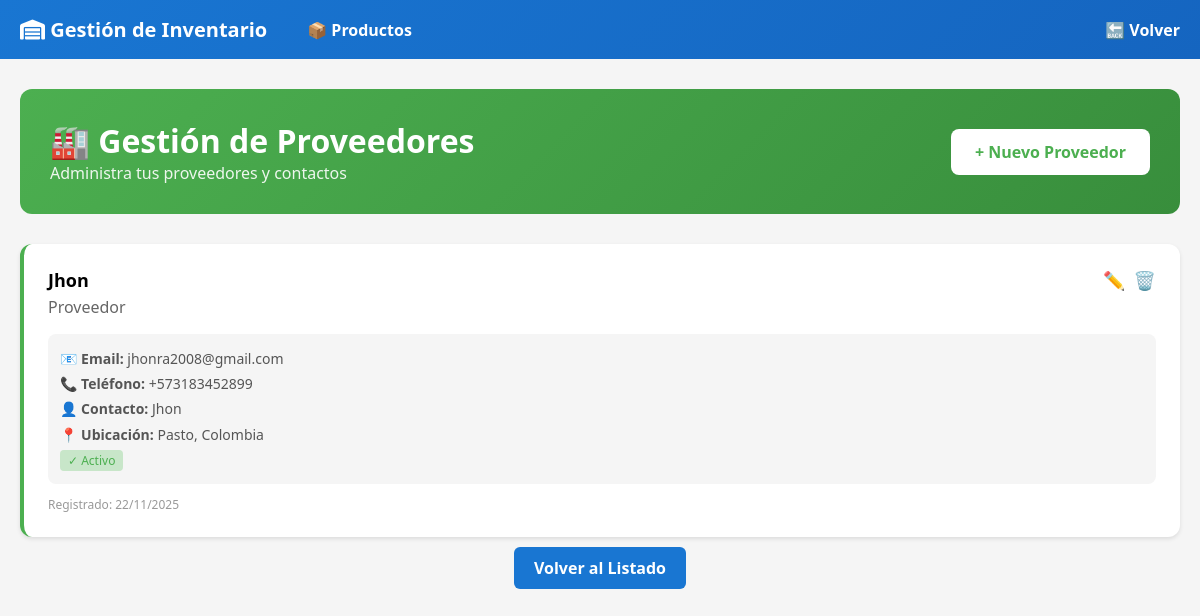
Screenshot of /productos/proveedores/ with the database file from the repository.
### inventario/models.py (models this page shows, shortened)
class Proveedor(models.Model):
    nombre = models.CharField(max_length=150, verbose_name='Nombre del Proveedor')
    contacto = models.CharField(max_length=100, verbose_name='Contacto')
    email = models.EmailField(verbose_name='Correo Electrónico')
    telefono = models.CharField(max_length=20, verbose_name='Teléfono')
    direccion = models.TextField(verbose_name='Dirección')
    ciudad = models.CharField(max_length=100, verbose_name='Ciudad')
    pais = models.CharField(max_length=100, verbose_name='País')
    activo = models.BooleanField(default=True, verbose_name='Activo')
    fecha_registro = models.DateTimeField(auto_now_add=True, verbose_name='Fecha de Registro')
    class Meta:
        verbose_name = 'Proveedor'
        verbose_name_plural = 'Proveedores'
        ordering = ['nombre']

### inventario/views.py (the view)
# urls.py: path('proveedores/', ProveedorListView.as_view(), name='proveedor_list'),
class ProveedorListView(ListView):
    model = Proveedor
    template_name = 'inventario/proveedor_list.html'
    context_object_name = 'proveedores'

### inventario/templates/inventario/proveedor_list.html (shortened to what this page needs)
{% extends "inventario/base.html" %}
{% block content %}
<div style="background: linear-gradient(135deg, #4CAF50 0%, #388E3C 100%); color: white; padding: 30px; border-radius: 12px; margin-bottom: 30px;">
    <div style="display: flex; justify-content: space-between; align-items: center;">
        <div>
            <h1 style="font-size: 32px; font-weight: 700;">🏭 Gestión de Proveedores</h1>
            <p style="opacity: 0.9;">Administra tus proveedores y contactos</p>
        </div>
        <a href="{% url 'inventario:proveedor_crear' %}" style="background: white; color: #4CAF50; padding: 12px 24px; border-radius: 8px; text-decoration: none; font-weight: 600;">+ Nuevo Proveedor</a>
    </div>
</div>
{% if proveedores %}
<div style="display: grid; grid-template-columns: repeat(auto-fit, minmax(350px, 1fr)); gap: 20px;">
{% for proveedor in proveedores %}
<div style="background: white; padding: 24px; border-radius: 12px; box-shadow: 0 2px 4px rgba(0,0,0,0.1); border-left: 4px solid #4CAF50;">
    <div style="display: flex; justify-content: space-between; align-items: start; margin-bottom: 16px;">
        <div>
            <h3 style="font-size: 18px; font-weight: 700; margin: 0 0 4px 0;">{{ proveedor.nombre }}</h3>
            <p style="color: #666; margin: 0;">{{ proveedor.cargo|default:'Proveedor' }}</p>
        </div>
        <div style="display: flex; gap: 8px;">
            <a href="{% url 'inventario:proveedor_editar' proveedor.pk %}" style="color: #FF9800; text-decoration: none; font-size: 18px;">✏️</a>
            <a href="{% url 'inventario:proveedor_eliminar' proveedor.pk %}" style="color: #E05555; text-decoration: none; font-size: 18px;">🗑️</a>
        </div>
    </div>
    <div style="background: #F5F5F5; padding: 12px; border-radius: 8px; font-size: 14px; line-height: 1.8; color: #555;">
        <p style="margin: 0;"><strong>📧 Email:</strong> {{ proveedor.email }}</p>
        <p style="margin: 0;"><strong>📞 Teléfono:</strong> {{ proveedor.telefono }}</p>
        <p style="margin: 0;"><strong>👤 Contacto:</strong> {{ proveedor.contacto }}</p>
        <p style="margin: 0;"><strong>📍 Ubicación:</strong> {{ proveedor.ciudad }}, {{ proveedor.pais }}</p>
        <p style="margin: 0;">
            {% if proveedor.activo %}
            <span style="background: #C8E6C9; color: #4CAF50; padding: 2px 8px; border-radius: 4px; font-size: 12px;">✓ Activo</span>
            {% else %}
            <span style="background: #F5F5F5; color: #999; padding: 2px 8px; border-radius: 4px; font-size: 12px;">✗ Inactivo</span>
            {% endif %}
        </p>
    </div>
    <p style="margin: 12px 0 0 0; color: #999; font-size: 12px;">Registrado: {{ proveedor.fecha_registro|date:'d/m/Y' }}</p>
</div>
{% endfor %}
</div>
{% endif %}
<div style="margin-top: 20px; text-align: center;">
    <a href="{% url 'inventario:listado' %}?rol={{ rol }}" style="background: #1976D2; color: white; padding: 10px 20px; border-radius: 6px; text-decoration: none; font-weight: 600;">Volver al Listado</a>
</div>
{% endblock %}

### inventario/templates/inventario/base.html (style rules this page uses)
* { margin: 0; padding: 0; box-sizing: border-box; }
body { font-family: 'Segoe UI', sans-serif; background: #F5F5F5; }

### rows the page displays
Proveedor: nombre "Jhon", cargo "Proveedor", email "jhonra2008@gmail.com", telefono "+573183452899", contacto "Jhon", ciudad "Pasto", pais "Colombia", activo "✓ Activo", fecha_registro "22/11/2025"
